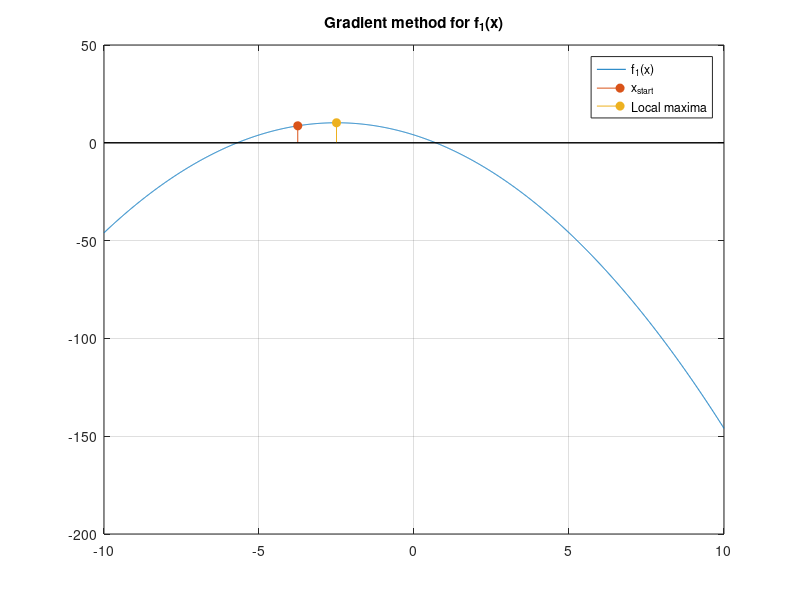
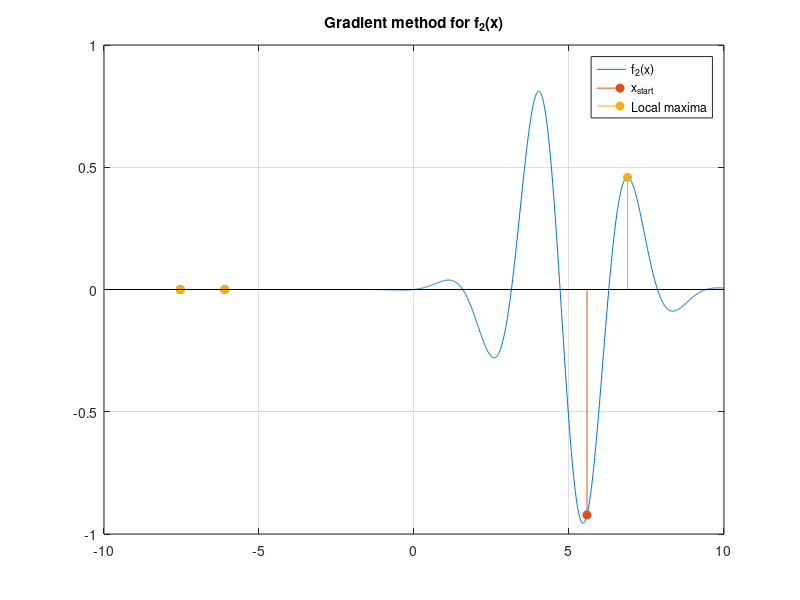

Write MATLAB code to recreate these figures, in order.
%%
% Juan Jose Garcia Leon (108025118945)
% Jorge Enrique Rojas Perez (108025118076)
% Andres Esteban Murillo Moreno (108025118109)
% Santiago Andres Acosta Parra (108025118010)

clc
clear all
close all

%% 1. Mathematical objective function 

function values = zielfunktion_1(x)
    values = -x.^2 - 5*x + 4;
end

function values = zielfunktion_2(x)
    values = sin(2*x) .* exp(-0.2 .* ((x - 5) .^ 2));
end

%% 2. Anonymous functions calling the objective functions 

zielfunktion_anonym_1 = @zielfunktion_1;
zielfunktion_anonym_2 = @zielfunktion_2;

%% 3. Graph the functions

% Vector with linearly sampled values of x
liste = -10:1e-2:10;

% Figure to plot the function 1
fig1 = figure;
plot(liste, zielfunktion_anonym_1(liste));
grid on;
hold on;
title('Gradient method for f_1(x)');

% Figure to plot the function 2
fig2 = figure;
plot(liste, zielfunktion_anonym_2(liste));
grid on;
hold on;
title('Gradient method for f_2(x)');

%% 4. Create the function for obtaining the gradient

function [x_opt] = gradientenverfahren(zielfunktion_anonym, ...
    x_start, epsilon, stepwidth, delta)

    x_opt = x_start;
    max_iter = 10000;
    iter = 0;

    while true

        % Calculate the derivate from the function by definition
        df = (zielfunktion_anonym(x_opt + epsilon) - ...
              zielfunktion_anonym(x_opt - epsilon)) ./ (2 * epsilon);

        % If derivates are approx 0, the algorithm stops
        if max(abs(df)) <= delta
            break;
        end

        % Values of x are increased by factor
        x_opt = x_opt + stepwidth .* df;

        iter = iter + 1;

        % Prevents the program from crashing due to infinite loops
        if iter >= max_iter
            warning('Maximum number of iterations reached.');
            break;
        end
    end
end

%% 5.Calculate and plot local maxima using the gradient method

% Init vars
epsilon = 1e-3;
delta = 1e-8;
stepwidth = 0.2;

% Random values for x_start
x_f1 = -10 + 20 * rand(1);
x_f2 = -10 + 20 * rand(3, 1);

% Call gradient method for both functions
gradient = @(zielfunktion_anonym, x_start) ...
    gradientenverfahren(zielfunktion_anonym, x_start, ...
    epsilon, ...
    stepwidth, ...
    delta);

x_opt_1 = gradient(zielfunktion_anonym_1, x_f1);
x_opt_2 = gradient(zielfunktion_anonym_2, x_f2);

% Add coordinates to both plots
figure(fig1);
hold on
stem(x_f1, zielfunktion_anonym_1(x_f1), 'filled');
stem(x_opt_1, zielfunktion_anonym_1(x_opt_1), 'filled');
legend('f_1(x)', 'x_{start}', 'Local maxima', Location='southwest');
hold off;

figure(fig2);
hold on
stem(x_f2, zielfunktion_anonym_2(x_f2), 'filled');
stem(x_opt_2, zielfunktion_anonym_2(x_opt_2), 'filled');
legend('f_2(x)', 'x_{start}', 'Local maxima', Location='southwest');
hold off;
